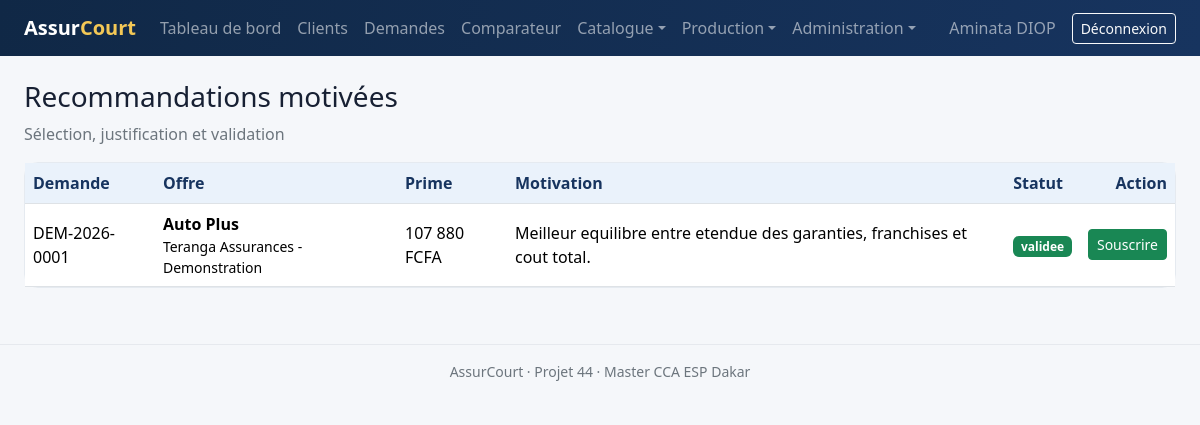
/public/recommandations/index.php (signed in), run on the app's committed database.
### tables this page shows
CREATE TABLE recommandations (
    id BIGINT UNSIGNED AUTO_INCREMENT PRIMARY KEY,
    demande_id BIGINT UNSIGNED NOT NULL UNIQUE,
    offre_id BIGINT UNSIGNED NOT NULL,
    auteur_id BIGINT UNSIGNED NOT NULL,
    validateur_id BIGINT UNSIGNED NULL,
    motif TEXT NOT NULL,
    avantages TEXT NULL,
    limites TEXT NULL,
    statut_validation ENUM('en_attente','validee','rejetee') NOT NULL DEFAULT 'en_attente',
    date_recommandation DATETIME NOT NULL DEFAULT CURRENT_TIMESTAMP,
    date_validation DATETIME NULL,
    CONSTRAINT fk_recommandation_demande FOREIGN KEY (demande_id) REFERENCES demandes_devis(id),
    CONSTRAINT fk_recommandation_offre FOREIGN KEY (offre_id) REFERENCES offres_devis(id),
    CONSTRAINT fk_recommandation_auteur FOREIGN KEY (auteur_id) REFERENCES utilisateurs(id),
    CONSTRAINT fk_recommandation_validateur FOREIGN KEY (validateur_id) REFERENCES utilisateurs(id) ON DELETE SET NULL
);

CREATE TABLE demandes_devis (
    id BIGINT UNSIGNED AUTO_INCREMENT PRIMARY KEY,
    client_id BIGINT UNSIGNED NOT NULL,
    agent_id BIGINT UNSIGNED NOT NULL,
    categorie_id BIGINT UNSIGNED NOT NULL,
    numero_demande VARCHAR(40) NOT NULL UNIQUE,
    description_besoin TEXT NULL,
    budget_maximum DECIMAL(15,2) NULL,
    date_effet_souhaitee DATE NOT NULL,
    statut ENUM('brouillon','complete','comparee','recommandee','convertie','expiree','annulee') NOT NULL DEFAULT 'brouillon',
    date_demande DATETIME NOT NULL DEFAULT CURRENT_TIMESTAMP,
    date_expiration DATE NULL,
    INDEX idx_demande_filtres (categorie_id, statut, date_demande),
    CONSTRAINT fk_demande_client FOREIGN KEY (client_id) REFERENCES clients(id),
    CONSTRAINT fk_demande_agent FOREIGN KEY (agent_id) REFERENCES utilisateurs(id),
    CONSTRAINT fk_demande_categorie FOREIGN KEY (categorie_id) REFERENCES categories_risque(id)
);

CREATE TABLE produits_assurance (
    id BIGINT UNSIGNED AUTO_INCREMENT PRIMARY KEY,
    compagnie_id BIGINT UNSIGNED NOT NULL,
    categorie_id BIGINT UNSIGNED NOT NULL,
    code_produit VARCHAR(40) NOT NULL UNIQUE,
    nom VARCHAR(190) NOT NULL,
    description TEXT NULL,
    prime_base DECIMAL(15,2) NOT NULL DEFAULT 0,
    prime_minimale DECIMAL(15,2) NOT NULL DEFAULT 0,
    duree_mois SMALLINT UNSIGNED NOT NULL DEFAULT 12,
    statut ENUM('actif','inactif') NOT NULL DEFAULT 'actif',
    date_debut_validite DATE NOT NULL,
    date_fin_validite DATE NULL,
    INDEX idx_produit_catalogue (compagnie_id, categorie_id, statut),
    CONSTRAINT fk_produit_compagnie FOREIGN KEY (compagnie_id) REFERENCES compagnies(id),
    CONSTRAINT fk_produit_categorie FOREIGN KEY (categorie_id) REFERENCES categories_risque(id)
);

CREATE TABLE compagnies (
    id BIGINT UNSIGNED AUTO_INCREMENT PRIMARY KEY,
    code VARCHAR(20) NOT NULL UNIQUE,
    raison_sociale VARCHAR(190) NOT NULL,
    email VARCHAR(190) NULL,
    telephone VARCHAR(30) NULL,
    adresse VARCHAR(255) NULL,
    contact_commercial VARCHAR(190) NULL,
    statut ENUM('active','inactive') NOT NULL DEFAULT 'active',
    date_partenariat DATE NULL,
    created_at TIMESTAMP NOT NULL DEFAULT CURRENT_TIMESTAMP
);

CREATE TABLE offres_devis (
    id BIGINT UNSIGNED AUTO_INCREMENT PRIMARY KEY,
    demande_id BIGINT UNSIGNED NOT NULL,
    produit_id BIGINT UNSIGNED NOT NULL,
    numero_offre VARCHAR(40) NOT NULL UNIQUE,
    prime_nette DECIMAL(15,2) NOT NULL,
    taxes DECIMAL(15,2) NOT NULL DEFAULT 0,
    frais DECIMAL(15,2) NOT NULL DEFAULT 0,
    prime_totale DECIMAL(15,2) NOT NULL,
    score_prix DECIMAL(5,2) NOT NULL DEFAULT 0,
    score_garanties DECIMAL(5,2) NOT NULL DEFAULT 0,
    score_franchise DECIMAL(5,2) NOT NULL DEFAULT 0,
    score_global DECIMAL(5,2) NOT NULL DEFAULT 0,
    date_calcul DATETIME NOT NULL DEFAULT CURRENT_TIMESTAMP,
    date_validite DATE NOT NULL,
    statut ENUM('valide','retenue','rejetee','expiree') NOT NULL DEFAULT 'valide',
    UNIQUE KEY uq_offre_demande_produit (demande_id, produit_id),
    INDEX idx_offre_classement (demande_id, score_global, prime_totale),
    CONSTRAINT fk_offre_demande FOREIGN KEY (demande_id) REFERENCES demandes_devis(id) ON DELETE CASCADE,
    CONSTRAINT fk_offre_produit FOREIGN KEY (produit_id) REFERENCES produits_assurance(id)
);

### includes/helpers.php (called while the page is built, shortened)
<?php
function e(?string $value): string
{
    return htmlspecialchars($value ?? '', ENT_QUOTES | ENT_SUBSTITUTE, 'UTF-8');
}

### public/recommandations/index.php (the view, shortened to what this page needs)
<?php
require_once __DIR__.'/../../includes/bootstrap.php';require_roles(['ADMIN','RESPONSABLE','AGENT']);$db=Database::connection();if($_SERVER['REQUEST_METHOD']==='POST'){verify_csrf();$offer=(int)($_POST['offre_id']??0);$motif=trim((string)($_POST['motif']??''));if($offer&&$motif!==''){$s=$db->prepare('SELECT demande_id FROM offres_devis WHERE id=?');$s->execute([$offer]);$demande=(int)$s->fetchColumn();$db->prepare("INSERT INTO recommandations(demande_id,offre_id,auteur_id,motif,avantages,limites) VALUES(?,?,?,?,?,?) ON DUPLICATE KEY UPDATE offre_id=VALUES(offre_id),auteur_id=VALUES(auteur_id),motif=VALUES(motif),avantages=VALUES(avantages),limites=VALUES(limites),statut_validation='en_attente',validateur_id=NULL,date_validation=NULL")->execute([$demande,$offer,$_SESSION['user']['id'],$motif,trim((string)($_POST['avantages']??''))?:null,trim((string)($_POST['limites']??''))?:null]);$db->prepare("UPDATE demandes_devis SET statut='recommandee' WHERE id=?")->execute([$demande]);$db->prepare("UPDATE offres_devis SET statut=IF(id=?,'retenue','rejetee') WHERE demande_id=?")->execute([$offer,$demande]);audit('RECOMMANDATION','offre_devis',$offer);flash('success','Recommandation soumise pour validation.');}redirect('recommandations/index.php');}$offers=$db->query("SELECT o.id,o.prime_totale,o.score_global,d.numero_demande,p.nom produit,co.raison_sociale compagnie FROM offres_devis o JOIN demandes_devis d ON d.id=o.demande_id JOIN produits_assurance p ON p.id=o.produit_id JOIN compagnies co ON co.id=p.compagnie_id WHERE d.statut='comparee' ORDER BY d.date_demande DESC,o.score_global DESC")->fetchAll();$rows=$db->query("SELECT r.*,d.numero_demande,o.prime_totale,o.score_global,p.nom produit,co.raison_sociale compagnie FROM recommandations r JOIN demandes_devis d ON d.id=r.demande_id JOIN offres_devis o ON o.id=r.offre_id JOIN produits_assurance p ON p.id=o.produit_id JOIN compagnies co ON co.id=p.compagnie_id ORDER BY r.date_recommandation DESC")->fetchAll();$title='Recommandations';require __DIR__.'/../../includes/header.php';?>
<div class="page-heading"><div><h1 class="h3">Recommandations motivées</h1><p class="text-secondary">Sélection, justification et validation</p></div></div><div class="card"><div class="table-responsive"><table class="table table-hover align-middle mb-0"><thead><tr><th>Demande</th><th>Offre</th><th>Prime</th><th>Motivation</th><th>Statut</th><th class="text-end">Action</th></tr></thead><tbody><?php foreach($rows as $r): ?><tr><td><?= e($r['numero_demande']) ?></td><td><strong><?= e($r['produit']) ?></strong><div class="small"><?= e($r['compagnie']) ?></div></td><td><?= number_format((float)$r['prime_totale'],0,',',' ') ?> FCFA</td><td><?= e($r['motif']) ?></td><td><span class="badge text-bg-<?= $r['statut_validation']==='validee'?'success':($r['statut_validation']==='rejetee'?'danger':'warning') ?>"><?= e($r['statut_validation']) ?></span></td><td class="text-end"><?php if($r['statut_validation']==='en_attente'&&in_array($_SESSION['user']['role'],['ADMIN','RESPONSABLE'],true)): ?><a class="btn btn-sm btn-primary" href="validation.php?id=<?= $r['id'] ?>&decision=validee">Valider</a> <a class="btn btn-sm btn-outline-danger" href="validation.php?id=<?= $r['id'] ?>&decision=rejetee">Rejeter</a><?php elseif($r['statut_validation']==='validee'): ?><a class="btn btn-sm btn-success" href="<?= APP_URL ?>/souscriptions/form.php?recommandation_id=<?= $r['id'] ?>">Souscrire</a><?php endif; ?></td></tr><?php endforeach ?></tbody></table></div></div><?php require __DIR__.'/../../includes/footer.php'; ?>

### public/assets/css/app.css (style rules this page uses)
:root { --navy:#17345f;--blue:#2f6fae;--pale:#eaf2fb;--gold:#d4a72c;--ink:#172033 }
body { background:#f5f7fa;color:var(--ink);font-family:system-ui,-apple-system,"Segoe UI",sans-serif }
.card { border:1px solid #e5eaf0;border-radius:14px }
.table thead th { background:var(--pale);color:var(--navy);white-space:nowrap }
.page-heading { display:flex;justify-content:space-between;align-items:center;gap:1rem;margin-bottom:1rem }
.page-heading p { margin:0 }

### data on the page
recommandations: demande.numero_demande "DEM-2026-0001", produits_assurance.nom "Auto Plus", compagnies.raison_sociale "Teranga Assurances - Demonstration", offre.prime_totale "107 880", motif "Meilleur equilibre entre etendue des garanties, franchises et cout total.", statut_validation "validee"

### other printed values
$_SESSION['user']['prenom'].' '.$_SESSION['user']['nom'] "Aminata DIOP"
